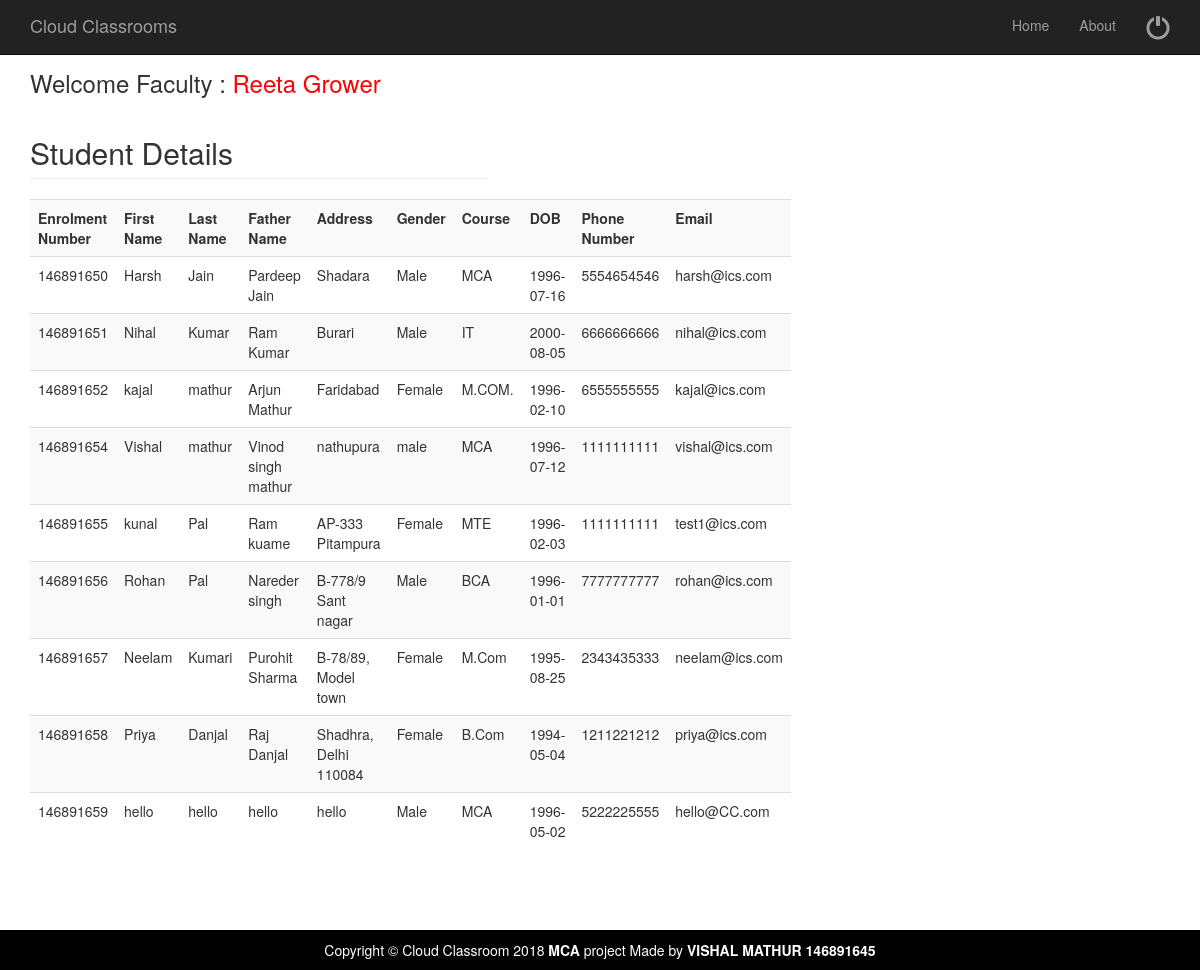
Screenshot of /viewstudentdetails.php (signed in) with the database file from the repository.
### tables this page shows
CREATE TABLE `studenttable` (
  `Eno` bigint(20) NOT NULL,
  `FName` varchar(30) NOT NULL,
  `LName` varchar(30) NOT NULL,
  `FaName` varchar(30) NOT NULL,
  `Addrs` text NOT NULL,
  `Gender` varchar(6) NOT NULL,
  `Course` varchar(20) NOT NULL,
  `DOB` date NOT NULL,
  `PhNo` bigint(10) NOT NULL,
  `Pass` varchar(20) NOT NULL,
  `Eid` varchar(50) NOT NULL
);

### viewstudentdetails.php (the view, shortened to what this page needs)
<?php
$fname = $_SESSION[ "fname" ];
?>
<?php include('fhead.php');  ?>
<div class="container">
	<div class="row">
		<div class="col-md-5">
			<h3> Welcome Faculty : <a href="welcomefaculty.php"><span style="color:#FF0004"> <?php echo $fname; ?></span></a></h3>
			<?php
			include( "database.php" );
			$sql = "select * from  studenttable";
			$result = mysqli_query( $connect, $sql );
			echo "<h2 class='page-header'>Student Details</h2>";
			echo "<table class='table table-striped' style='width:100%'>
<tr>
<th>Enrolment Number</th>
<th>First Name</th>
<th>Last Name</th>
<th>Father Name</th>
<th>Address</th>
<th>Gender</th>
<th>Course</th>
<th>DOB</th>
<th>Phone Number</th>
<th>Email</th>
</tr>";
			while ( $row = mysqli_fetch_array( $result ) ) {
				?>
			<tr>
				<td>
					<?PHP echo $row['Eno'];?>
				</td>
				<td>
					<?PHP echo $row['FName'];?>
				</td>
				<td>
					<?PHP echo $row['LName'];?>
				</td>
				<td>
					<?PHP echo $row['FaName'];?>
				</td>
				<td>
					<?PHP echo $row['Addrs'];?>
				</td>
				<td>
					<?PHP echo $row['Gender'];?>
				</td>
				<td>
					<?PHP echo $row['Course'];?>
				</td>
				<td>
					<?PHP echo $row['DOB'];?>
				</td>
				<td>
					<?PHP echo $row['PhNo'];?>
				</td>
				<td>
					<?PHP echo $row['Eid'];?>
				</td>
			</tr>
			<?php } ?>
			</table>
		</div>
	</div>
	<?php include('allfoot.php'); ?>

### css/modern-business.css (style rules this page uses)
html, body { height: 100%; }
body { padding-top: 50px; }

### rows the page displays
studenttable: Eno "146891650", FName "Harsh", LName "Jain", FaName "Pardeep Jain", Addrs "Shadara", Gender "Male", Course "MCA", DOB "1996-07-16", PhNo "5554654546", Eid "harsh@ics.com"
studenttable: Eno "146891651", FName "Nihal", LName "Kumar", FaName "Ram Kumar", Addrs "Burari", Gender "Male", Course "IT", DOB "2000-08-05", PhNo "6666666666", Eid "nihal@ics.com"
studenttable: Eno "146891652", FName "kajal", LName "mathur", FaName "Arjun Mathur", Addrs "Faridabad", Gender "Female", Course "M.COM.", DOB "1996-02-10", PhNo "6555555555", Eid "kajal@ics.com"
studenttable: Eno "146891654", FName "Vishal", LName "mathur", FaName "Vinod singh mathur", Addrs "nathupura", Gender "male", Course "MCA", DOB "1996-07-12", PhNo "1111111111", Eid "vishal@ics.com"
studenttable: Eno "146891655", FName "kunal", LName "Pal", FaName "Ram kuame", Addrs "AP-333 Pitampura", Gender "Female", Course "MTE", DOB "1996-02-03", PhNo "1111111111", Eid "test1@ics.com"
studenttable: Eno "146891656", FName "Rohan", LName "Pal", FaName "Nareder singh", Addrs "B-778/9 Sant nagar", Gender "Male", Course "BCA", DOB "1996-01-01", PhNo "7777777777", Eid "rohan@ics.com"
studenttable: Eno "146891657", FName "Neelam", LName "Kumari", FaName "Purohit Sharma", Addrs "B-78/89, Model town", Gender "Female", Course "M.Com", DOB "1995-08-25", PhNo "2343435333", Eid "neelam@ics.com"
studenttable: Eno "146891658", FName "Priya", LName "Danjal", FaName "Raj Danjal", Addrs "Shadhra, Delhi 110084", Gender "Female", Course "B.Com", DOB "1994-05-04", PhNo "1211221212", Eid "priya@ics.com"
studenttable: Eno "146891659", FName "hello", LName "hello", FaName "hello", Addrs "hello", Gender "Male", Course "MCA", DOB "1996-05-02", PhNo "5222225555", Eid "hello@CC.com"

### other values shown
$fname "Reeta Grower"
